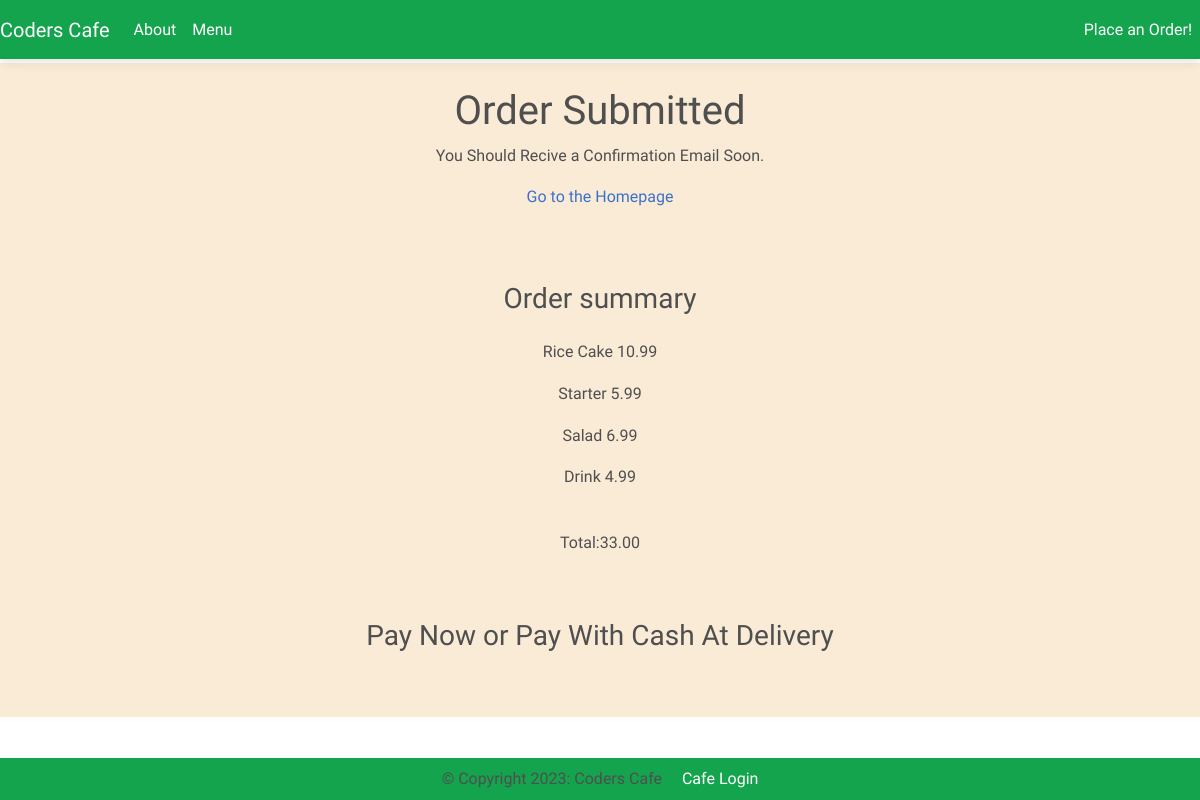
The app's page /order-confirmation/24 with its own data.
### customer/models.py (models this page shows, shortened)
class MenuItem(models.Model):
    name = models.CharField(max_length=100)
    description = models.TextField()
    image = models.ImageField(upload_to='menu_images/')
    price = models.DecimalField(max_digits=5, decimal_places=2)
    category = models.ManyToManyField('category', related_name='item')

class OrderModel(models.Model):
    created_on = models.DateTimeField(auto_now_add=True)
    price = models.DecimalField(max_digits=7, decimal_places=2)
    items = models.ManyToManyField(
        'MenuItem', related_name='order', blank=True)
    name = models.CharField(max_length=50, blank=True)
    email = models.EmailField(max_length=50, blank=True)
    street = models.CharField(max_length=50, blank=True)
    city = models.CharField(max_length=50, blank=True)
    state = models.CharField(max_length=15, blank=True)
    zip_code = models.IntegerField(blank=True, null=True)
    is_paid = models.BooleanField(default=False)
    is_shipped = models.BooleanField(default=False)

### customer/views.py (the view, shortened to what this page needs)
# urls.py: path('order-confirmation/<int:pk>', OrderConfirmation.as_view(),
class OrderConfirmation(View):
    def get(self, request, pk, *args, **kwargs):
        order = OrderModel.objects.get(pk=pk)
        context = {
            'pk': order.pk,
            'items': order.items,
            'price': order.price,
        }
        return render(request, 'customer/order_confirmation.html', context)

### customer/templates/customer/order_confirmation.html (shortened to what this page needs)
{% extends 'customer/base.html' %}
{% block content %}
<div class="back-page">
    <div class="container mb-5 mytext_style back-page">
        <div class="row justify-content-center mt-1">
            <div class="col-md-5 col-sm-12 p-4 text-center">
                <h1>Order Submitted</h1>
                <p class="fw-medium">You Should Recive a Confirmation Email Soon.</p>
                <a href="{% url 'index' %}"> Go to the Homepage</a>
            </div>
        </div>
        <div class="row justify-content-center mt-5">
            <div class="col-md-5 col-sm-12 text-center">
                <h3 class="pb-3">Order summary</h3>
                {% for item in items.all %}
                <p>{{ item.name}} <span class="pl-3">{{ item.price }}</span></p>
                {% endfor %}
                <p class="font-weight-bold pt-4">Total:{{ price }}</p>
            </div>
        </div>
        <div class="row justify-content-center pb-2 pt-5">
            <div class="col-md-8 col-sm-12 text-center">
                <h3>Pay Now or Pay With Cash At Delivery</h3>
            </div>
        </div>
        <div class="row justify-content-center pb-5">
        </div>
    </div>
</div>
{% endblock content %}

### customer/static/customer/site.css (style rules this page uses)
.mytext_style { font-family: 'Kurale', serif; font-weight: 100; }
.back-page { background-color: antiquewhite; }

### records on screen
MenuItem: name "Rice Cake", price "10.99"
MenuItem: name "Starter", price "5.99"
MenuItem: name "Salad", price "6.99"
MenuItem: name "Drink", price "4.99"
OrderModel: price "33.00"
